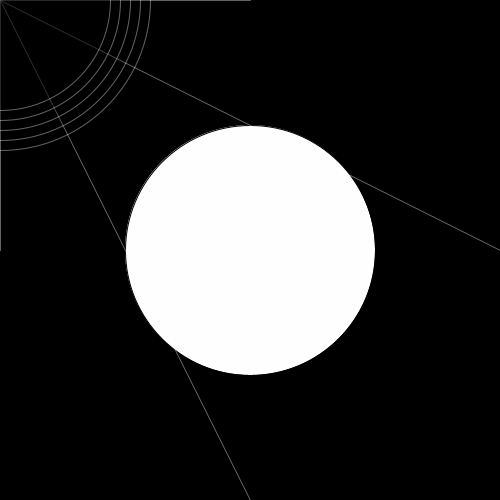
Frame 1 (no input)
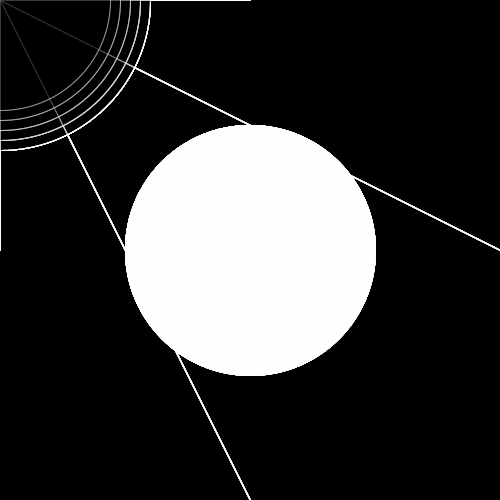
Frame 60 (the mouse pressed at the canvas centre just before this capture)
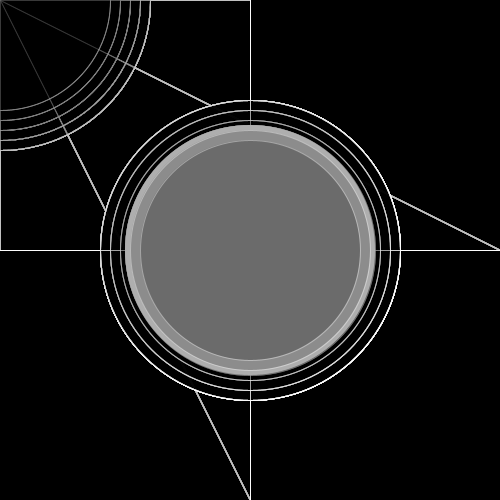
Frame 120 (the mouse held since frame 60 and released just before this capture)

The Processing sketch that drew these frames (run headless with seeded random() and noise(); from frame 60 on, the mouse is pressed at the canvas centre):

// Processing sketch: processing_28430
// ── processing_28430.pde

void setup() {
  size(500, 500);
  background(0);
  smooth();
}
 
void draw() {

  fill(255);
ellipse(250,250,250,250);


 // stroke(0,mouseX/2);
 // stroke(0,width-mouseX);  

   fill(0,1);
  noStroke();
  rect(0,0,500,500);
  
  stroke(255, 99);
  line(500, 250, mouseX, mouseY);
  
  stroke(255, 99);
  line(250, 500, mouseX, mouseY);
  
  stroke(255, 99);
  line(250, 0, mouseX, mouseY);
  
  stroke(255, 99);
  line(0, 250, mouseX, mouseY);
 
  
  
  fill(0,20);
   ellipse (mouseX, mouseY,300,300);
   fill(0,30);
   ellipse (mouseX, mouseY,280,280);
     fill(0,40);
   ellipse (mouseX, mouseY,260,260);
   fill(0,50);
   ellipse (mouseX, mouseY,240,240);
   fill(0,60);
   ellipse (mouseX, mouseY,220,220);
   fill(0,70);
  
     }
